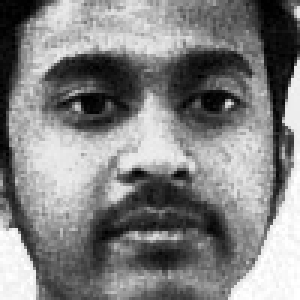
#> input picture preprocessed_dataset/person_3/image_1.jpg, 100 x 100 px (shown 3 times larger); its folder holds only this picture in this run
$ python Histogram.py
#> lines starting #> are read from the running program, lines starting #| are printed output that depends on the picture
#> further down, image is the input picture: shape (100, 100); min 0, max 255, mean 129.3
import os
import cv2
from skimage.feature import local_binary_pattern
from skimage import exposure
from skimage.feature import hog
import numpy as np
from sklearn.model_selection import train_test_split
from sklearn.svm import SVC

# Function to extract LBP features
def extract_lbp_features(image):
    radius = 3
    n_points = 8 * radius
    lbp = local_binary_pattern(image, n_points, radius, method='uniform')
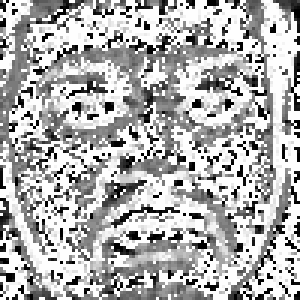
#> lbp: shape (100, 100) float64 (shown 3 times larger); min 0, max 25, mean 17.2; drawn with min black and max white
    hist_lbp, _ = np.histogram(lbp.ravel(), bins=np.arange(0, n_points + 3), range=(0, n_points + 2))
#> hist_lbp = 26 values, max 4181 at index 25, min 108 at index 4, mean 384.6
    hist_lbp = hist_lbp.astype("float")
    hist_lbp /= (hist_lbp.sum() + 1e-7)  # Normalize
#> hist_lbp = 26 values, max 0.418 at index 25, min 0.0108 at index 4, mean 0.0385
    return hist_lbp


# Function to extract HOG features
def extract_hog_features(image):
    hog_features, _ = hog(image, orientations=9, pixels_per_cell=(8, 8), cells_per_block=(2, 2),
                          visualize=True, block_norm='L2-Hys')
    hog_features = hog_features.reshape(-1)  # Flatten HOG features
    return hog_features


# Path to the directory containing preprocessed image folders
preprocessed_folder = 'preprocessed_dataset'

# Loop through each folder
for person_folder in os.listdir(preprocessed_folder):
    person_path = os.path.join(preprocessed_folder, person_folder)
    if os.path.isdir(person_path):
        print("Processing images in", person_path)

        # Loop through each image in the folder
        for image_name in os.listdir(person_path):
            image_path = os.path.join(person_path, image_name)
            if image_name.endswith('.jpg') or image_name.endswith('.png'):
                print("Processing", image_path)

                # Load image
                image = cv2.imread(image_path, cv2.IMREAD_GRAYSCALE)

                # Extract features
                lbp_features = extract_lbp_features(image)
#> lbp_features has the same summary as hist_lbp in extract_lbp_features
                hog_features = extract_hog_features(image)
#> in extract_hog_features, `hog_features, _ = hog(image, orientations=9, pixels_per_cell=(8, 8), c..`: hog_features = 4356 values, max 0.364 at index 3141, min 0 at index 7, mean 0.14

                # Print or use the extracted features
                print("LBP Features:", lbp_features)
#| LBP Features: [0.0476 0.0288 0.0202 0.0142 0.0108 0.0115 0.011  0.0122 0.0131 0.0222
#|  0.0269 0.0442 0.0597 0.0514 0.0366 0.0231 0.0165 0.0145 0.0114 0.0109
#|  0.013  0.0133 0.0154 0.0206 0.0328 0.4181]
                print("HOG Features:", hog_features)
#> (printed output is left out)

              # Here you can save or further process the features as needed

$ run again, on preprocessed_dataset/person_3/image_10.jpg
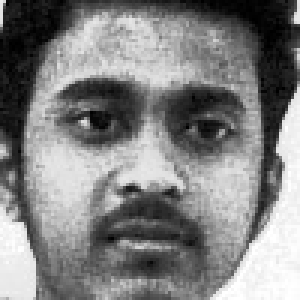
#> input picture preprocessed_dataset/person_3/image_10.jpg, 100 x 100 px (shown 3 times larger)
#> image is the input picture: shape (100, 100); min 0, max 255, mean 128.9
#> in extract_lbp_features, `lbp = local_binary_pattern(image, n_points, radius, method='uniform')`:
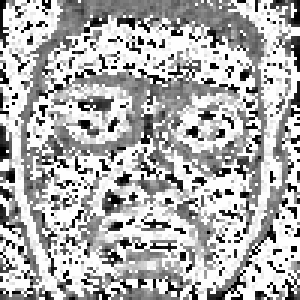
#> lbp: shape (100, 100) float64 (shown 3 times larger); min 0, max 25, mean 17.1; drawn with min black and max white
#> in extract_lbp_features, `hist_lbp, _ = np.histogram(lbp.ravel(), bins=np.arange(0, n_points + 3..`: hist_lbp = 26 values, max 4154 at index 25, min 107 at index 19, mean 384.6
#> in extract_lbp_features, `hist_lbp /= (hist_lbp.sum() + 1e-7)`: hist_lbp = 26 values, max 0.415 at index 25, min 0.0107 at index 19, mean 0.0385
#> lbp_features has the same summary as hist_lbp in extract_lbp_features
#> in extract_hog_features, `hog_features, _ = hog(image, orientations=9, pixels_per_cell=(8, 8), c..`: hog_features = 4356 values, max 0.475 at index 4320, min 0 at index 33, mean 0.136
#| LBP Features: [0.0453 0.0266 0.0219 0.0151 0.0121 0.0121 0.0116 0.0121 0.0151 0.0201
#|  0.029  0.0454 0.0614 0.0502 0.0343 0.0259 0.0174 0.0126 0.0108 0.0107
#|  0.0116 0.0126 0.0137 0.0194 0.0376 0.4154]
#> (printed output is left out)

$ run again, on preprocessed_dataset/person_3/image_100.jpg
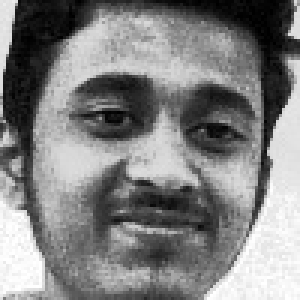
#> input picture preprocessed_dataset/person_3/image_100.jpg, 100 x 100 px (shown 3 times larger)
#> image is the input picture: shape (100, 100); min 0, max 255, mean 128.9
#> in extract_lbp_features, `lbp = local_binary_pattern(image, n_points, radius, method='uniform')`:
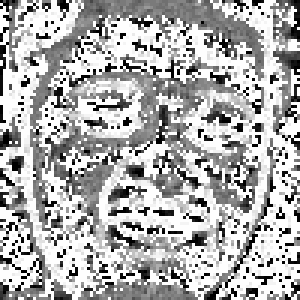
#> lbp: shape (100, 100) float64 (shown 3 times larger); min 0, max 25, mean 17.1; drawn with min black and max white
#> in extract_lbp_features, `hist_lbp, _ = np.histogram(lbp.ravel(), bins=np.arange(0, n_points + 3..`: hist_lbp = 26 values, max 4125 at index 25, min 102 at index 20, mean 384.6
#> in extract_lbp_features, `hist_lbp /= (hist_lbp.sum() + 1e-7)`: hist_lbp = 26 values, max 0.412 at index 25, min 0.0102 at index 20, mean 0.0385
#> lbp_features has the same summary as hist_lbp in extract_lbp_features
#> in extract_hog_features, `hog_features, _ = hog(image, orientations=9, pixels_per_cell=(8, 8), c..`: hog_features = 4356 values, max 0.453 at index 396, min 0 at index 85, mean 0.133
#| LBP Features: [0.0476 0.0309 0.017  0.0124 0.0114 0.0119 0.013  0.0166 0.0156 0.0184
#|  0.0296 0.0493 0.0619 0.0534 0.0301 0.0202 0.0144 0.0113 0.0115 0.0125
#|  0.0102 0.0123 0.0168 0.0224 0.0368 0.4125]
#> (printed output is left out)
